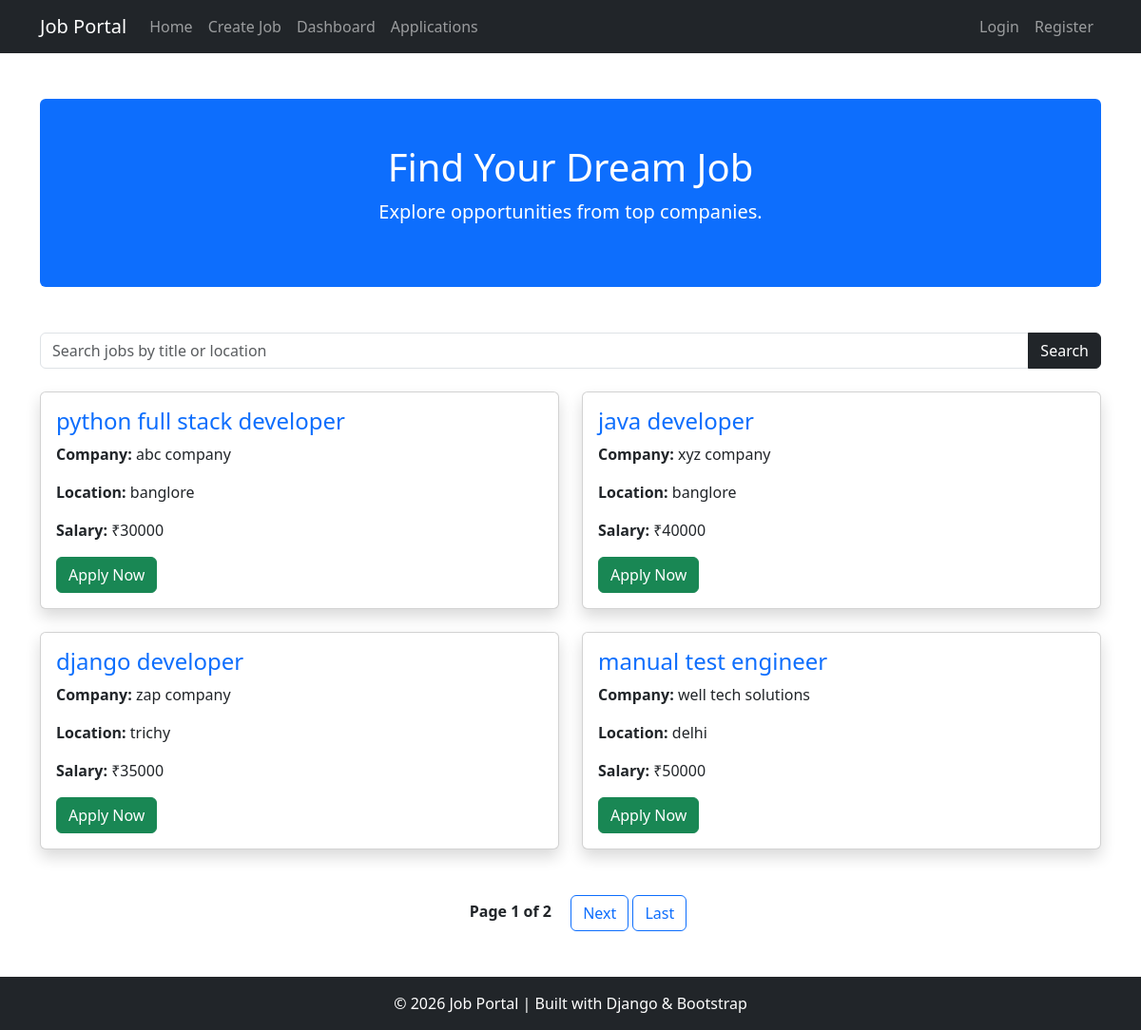
The page / on the database its author committed.
### jobs/models.py (models this page shows, shortened)
class Job(models.Model):
            company_name = models.CharField(max_length=100)
            title = models.CharField(max_length=100)
            description = models.TextField()
            salary = models.IntegerField()
            location = models.CharField(max_length=100)
            created_by = models.ForeignKey(User, on_delete=models.CASCADE)
            created_at = models.DateTimeField(auto_now_add=True)

### jobs/views.py (the view)
# urls.py: 2. Add a URL to urlpatterns:  path('', views.home, name='home')
def home(request):
    query = request.GET.get('q')
    jobs = Job.objects.all()
    if query:
        jobs = jobs.filter(
            Q(title__icontains=query) |
            Q(location__icontains=query) |
            Q(company_name__icontains=query)
        )
    paginator = Paginator(jobs, 4)
    page_number = request.GET.get('page')
    jobs = paginator.get_page(page_number)
    return render(request, 'home.html', {'jobs': jobs})

### jobportal/templates/home.html (shortened to what this page needs)
<!DOCTYPE html>
<html>
<head>
    <link href="https://cdn.jsdelivr.net/npm/bootstrap@5.3.3/dist/css/bootstrap.min.css" rel="stylesheet">
</head>
<body>
{% include 'navbar.html' %}
<div class="container mt-5">
    <div class="bg-primary text-white p-5 rounded text-center mb-5">
        <h1>Find Your Dream Job</h1>
        <p class="lead">Explore opportunities from top companies.</p>
    </div>
    <form method="GET" class="mb-4">
        <div class="input-group">
            <input type="text"
                   name="q"
                   class="form-control"
                   placeholder="Search jobs by title or location">
            <button class="btn btn-dark" type="submit">
                Search
            </button>
        </div>
    </form>
    <div class="row">
        {% for job in jobs %}
        <div class="col-md-6 mb-4">
            <div class="card shadow h-100">
                <div class="card-body">
                    <h4 class="card-title text-primary">
                        {{ job.title }}
                    </h4>
                    <p>
                        <strong>Company:</strong>
                        {{ job.company_name }}
                    </p>
                    <p>
                        <strong>Location:</strong>
                        {{ job.location }}
                    </p>
                    <p>
                        <strong>Salary:</strong>
                        ₹{{ job.salary }}
                    </p>
                    <a href="{% url 'apply_job' job.id %}"
                       class="btn btn-success">
                        Apply Now
                    </a>
                </div>
            </div>
        </div>
        {% empty %}
        <p>No jobs available.</p>
        {% endfor %}
    </div>
    <div class="text-center mt-4">
        <span class="mx-3 fw-bold">
            Page {{ jobs.number }} of {{ jobs.paginator.num_pages }}
        </span>
        {% if jobs.has_next %}
            <a href="?page={{ jobs.next_page_number }}"
               class="btn btn-outline-primary">
                Next
            </a>
            <a href="?page={{ jobs.paginator.num_pages }}"
               class="btn btn-outline-primary">
                Last
            </a>
        {% endif %}
    </div>
</div>
<footer class="bg-dark text-white text-center p-3 mt-5">
    <p class="mb-0">
        © 2026 Job Portal | Built with Django & Bootstrap
    </p>
</footer>
</body>
</html>

### rows shown on the page
Job: title "python full stack developer", company_name "abc company", location "banglore", salary "30000"
Job: title "java developer", company_name "xyz company", location "banglore", salary "40000"
Job: title "django developer", company_name "zap company", location "trichy", salary "35000"
Job: title "manual test engineer", company_name "well tech solutions", location "delhi", salary "50000"

### other values the page prints
{{ jobs.number }} "1"
{{ jobs.paginator.num_pages }} "2"
